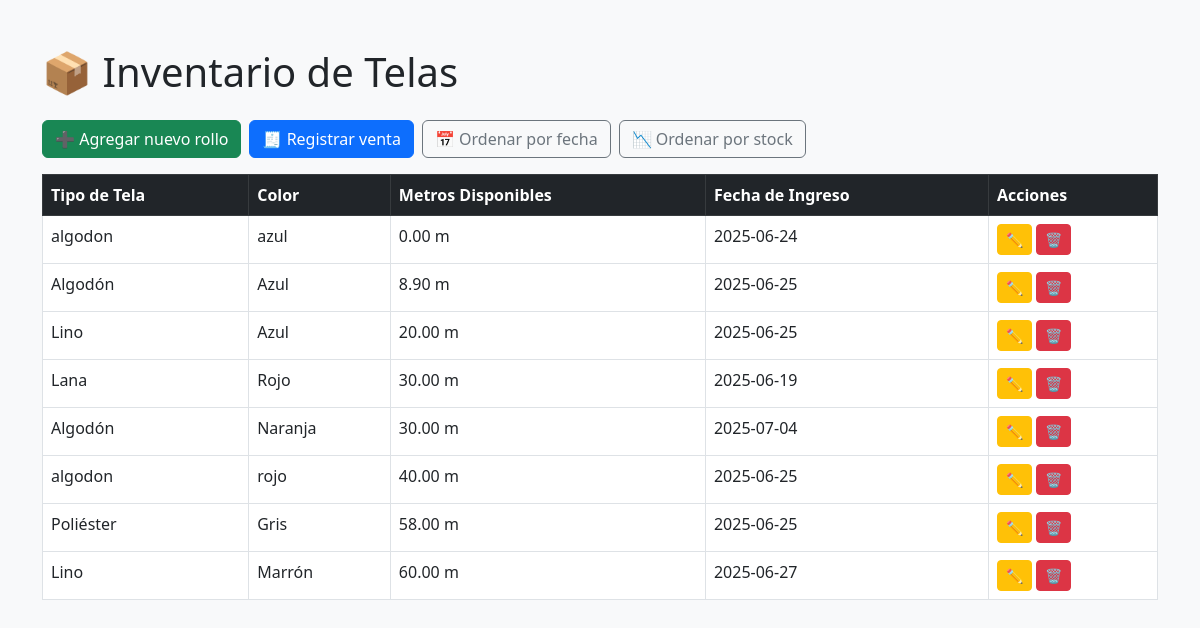
The page /index.php?orden=stock on the database its author committed.
### tables this page shows
CREATE TABLE `rollos` (
  `id` int(11) NOT NULL,
  `tipo_tela` varchar(100) NOT NULL,
  `color` varchar(100) NOT NULL,
  `largo_original` decimal(6,2) NOT NULL,
  `metros_disponibles` decimal(6,2) NOT NULL,
  `fecha_ingreso` date NOT NULL
);

### index.php (the view, shortened to what this page needs)
<?php
include 'conexion.php';
$orden = $_GET['orden'] ?? 'fecha';
if ($orden === 'stock') {
    $sql = "SELECT * FROM rollos ORDER BY metros_disponibles ASC";
} else {
    $sql = "SELECT * FROM rollos ORDER BY fecha_ingreso DESC";
}
$resultado = $conn->query($sql);
?>
<!DOCTYPE html>
<html lang="es">
<head>
    <link href="https://cdn.jsdelivr.net/npm/bootstrap@5.3.0/dist/css/bootstrap.min.css" rel="stylesheet">
</head>
<body class="bg-light">
    <div class="container mt-5">
        <h1 class="mb-4">📦 Inventario de Telas</h1>
        <div class="mb-3 d-flex flex-wrap gap-2">
            <a href="agregar_rollo.php" class="btn btn-success">➕ Agregar nuevo rollo</a>
            <a href="registrar_venta.php" class="btn btn-primary">🧾 Registrar venta</a>
            <a href="index.php?orden=fecha" class="btn btn-outline-secondary">📅 Ordenar por fecha</a>
            <a href="index.php?orden=stock" class="btn btn-outline-secondary">📉 Ordenar por stock</a>
        </div>
        <table class="table table-bordered table-hover bg-white">
            <thead class="table-dark">
                <tr>
                    <th>Tipo de Tela</th>
                    <th>Color</th>
                    <th>Metros Disponibles</th>
                    <th>Fecha de Ingreso</th>
                    <th>Acciones</th>
                </tr>
            </thead>
            <tbody>
                <?php while($row = $resultado->fetch_assoc()): ?>
                <tr>
                    <td><?= htmlspecialchars($row['tipo_tela']) ?></td>
                    <td><?= htmlspecialchars($row['color']) ?></td>
                    <td><?= $row['metros_disponibles'] ?> m</td>
                    <td><?= $row['fecha_ingreso'] ?></td>
                    <td>
                        <a href="editar_rollo.php?id=<?= $row['id'] ?>" class="btn btn-sm btn-warning">✏️</a>
                        <a href="eliminar_rollo.php?id=<?= $row['id'] ?>" class="btn btn-sm btn-danger" onclick="return confirm('¿Estás seguro de eliminar este rollo?');">🗑</a>
                    </td>
                </tr>
                <?php endwhile; ?>
            </tbody>
        </table>
    </div>
</body>
</html>

### rows shown on the page
rollos: tipo_tela "algodon", color "azul", metros_disponibles "0.00", fecha_ingreso "2025-06-24"
rollos: tipo_tela "Algodón", color "Azul", metros_disponibles "8.90", fecha_ingreso "2025-06-25"
rollos: tipo_tela "Lino", color "Azul", metros_disponibles "20.00", fecha_ingreso "2025-06-25"
rollos: tipo_tela "Lana", color "Rojo", metros_disponibles "30.00", fecha_ingreso "2025-06-19"
rollos: tipo_tela "Algodón", color "Naranja", metros_disponibles "30.00", fecha_ingreso "2025-07-04"
rollos: tipo_tela "algodon", color "rojo", metros_disponibles "40.00", fecha_ingreso "2025-06-25"
rollos: tipo_tela "Poliéster", color "Gris", metros_disponibles "58.00", fecha_ingreso "2025-06-25"
rollos: tipo_tela "Lino", color "Marrón", metros_disponibles "60.00", fecha_ingreso "2025-06-27"
